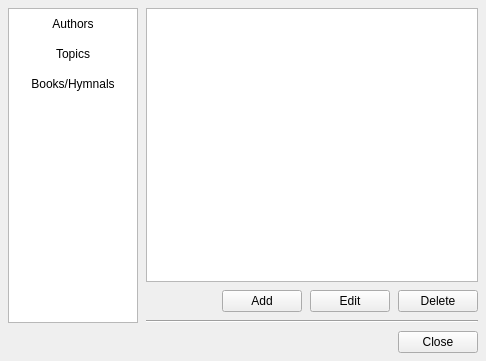
<?xml version="1.0" encoding="UTF-8"?>
<ui version="4.0">
 <class>SongMaintenanceDialog</class>
 <widget class="QDialog" name="SongMaintenanceDialog">
  <property name="windowModality">
   <enum>Qt::ApplicationModal</enum>
  </property>
  <property name="geometry">
   <rect>
    <x>0</x>
    <y>0</y>
    <width>486</width>
    <height>361</height>
   </rect>
  </property>
  <property name="windowTitle">
   <string>Song Maintenance</string>
  </property>
  <layout class="QVBoxLayout" name="DialogLayout">
   <property name="spacing">
    <number>8</number>
   </property>
   <property name="margin">
    <number>8</number>
   </property>
   <item>
    <widget class="QWidget" name="ContentWidget" native="true">
     <layout class="QHBoxLayout" name="ContentLayout">
      <property name="spacing">
       <number>8</number>
      </property>
      <property name="margin">
       <number>0</number>
      </property>
      <item>
       <widget class="QTableWidget" name="TypeTableWidget">
        <property name="sizePolicy">
         <sizepolicy hsizetype="Fixed" vsizetype="Expanding">
          <horstretch>0</horstretch>
          <verstretch>0</verstretch>
         </sizepolicy>
        </property>
        <property name="minimumSize">
         <size>
          <width>130</width>
          <height>0</height>
         </size>
        </property>
        <property name="maximumSize">
         <size>
          <width>130</width>
          <height>16777215</height>
         </size>
        </property>
        <property name="showDropIndicator" stdset="0">
         <bool>false</bool>
        </property>
        <property name="dragDropOverwriteMode">
         <bool>false</bool>
        </property>
        <property name="selectionMode">
         <enum>QAbstractItemView::SingleSelection</enum>
        </property>
        <property name="iconSize">
         <size>
          <width>32</width>
          <height>32</height>
         </size>
        </property>
        <property name="showGrid">
         <bool>false</bool>
        </property>
        <property name="cornerButtonEnabled">
         <bool>false</bool>
        </property>
        <attribute name="horizontalHeaderVisible">
         <bool>false</bool>
        </attribute>
        <attribute name="horizontalHeaderStretchLastSection">
         <bool>true</bool>
        </attribute>
        <attribute name="verticalHeaderVisible">
         <bool>false</bool>
        </attribute>
        <attribute name="verticalHeaderStretchLastSection">
         <bool>false</bool>
        </attribute>
        <row>
         <property name="text">
          <string>New Row</string>
         </property>
        </row>
        <row>
         <property name="text">
          <string>New Row</string>
         </property>
        </row>
        <row>
         <property name="text">
          <string>New Row</string>
         </property>
        </row>
        <column>
         <property name="text">
          <string>Types</string>
         </property>
        </column>
        <item row="0" column="0">
         <property name="text">
          <string>Authors</string>
         </property>
         <property name="textAlignment">
          <set>AlignHCenter|AlignVCenter|AlignCenter</set>
         </property>
         <property name="icon">
          <iconset resource="../images/openlp-2.qrc">
           <normaloff>:/songs/author_maintenance.png</normaloff>:/songs/author_maintenance.png</iconset>
         </property>
        </item>
        <item row="1" column="0">
         <property name="text">
          <string>Topics</string>
         </property>
         <property name="textAlignment">
          <set>AlignHCenter|AlignVCenter|AlignCenter</set>
         </property>
         <property name="icon">
          <iconset resource="../images/openlp-2.qrc">
           <normaloff>:/songs/topic_maintenance.png</normaloff>:/songs/topic_maintenance.png</iconset>
         </property>
        </item>
        <item row="2" column="0">
         <property name="text">
          <string>Books/Hymnals</string>
         </property>
         <property name="textAlignment">
          <set>AlignHCenter|AlignVCenter|AlignCenter</set>
         </property>
         <property name="icon">
          <iconset resource="../images/openlp-2.qrc">
           <normaloff>:/songs/book_maintenance.png</normaloff>:/songs/book_maintenance.png</iconset>
         </property>
        </item>
       </widget>
      </item>
      <item>
       <widget class="QStackedWidget" name="TypeStackedWidget">
        <property name="currentIndex">
         <number>2</number>
        </property>
        <widget class="QWidget" name="AuthorsPage">
         <layout class="QVBoxLayout" name="AuthorsLayout">
          <property name="spacing">
           <number>8</number>
          </property>
          <property name="margin">
           <number>0</number>
          </property>
          <item>
           <widget class="QListWidget" name="AuthorsListWidget"/>
          </item>
          <item>
           <widget class="QWidget" name="AuthorButtonWidget" native="true">
            <layout class="QHBoxLayout" name="AuthorButtonsLayout">
             <property name="spacing">
              <number>8</number>
             </property>
             <property name="margin">
              <number>0</number>
             </property>
             <item>
              <spacer name="AuthorButtonSpacer">
               <property name="orientation">
                <enum>Qt::Horizontal</enum>
               </property>
               <property name="sizeHint" stdset="0">
                <size>
                 <width>40</width>
                 <height>20</height>
                </size>
               </property>
              </spacer>
             </item>
             <item>
              <widget class="QPushButton" name="AuthorAddButton">
               <property name="text">
                <string>Add</string>
               </property>
               <property name="icon">
                <iconset resource="../images/openlp-2.qrc">
                 <normaloff>:/songs/author_add.png</normaloff>:/songs/author_add.png</iconset>
               </property>
              </widget>
             </item>
             <item>
              <widget class="QPushButton" name="AuthorEditButton">
               <property name="text">
                <string>Edit</string>
               </property>
               <property name="icon">
                <iconset resource="../images/openlp-2.qrc">
                 <normaloff>:/songs/author_edit.png</normaloff>:/songs/author_edit.png</iconset>
               </property>
              </widget>
             </item>
             <item>
              <widget class="QPushButton" name="AuthorDeleteButton">
               <property name="text">
                <string>Delete</string>
               </property>
               <property name="icon">
                <iconset resource="../images/openlp-2.qrc">
                 <normaloff>:/songs/author_delete.png</normaloff>:/songs/author_delete.png</iconset>
               </property>
              </widget>
             </item>
            </layout>
           </widget>
          </item>
          <item>
           <widget class="Line" name="AuthorsLine">
            <property name="orientation">
             <enum>Qt::Horizontal</enum>
            </property>
           </widget>
          </item>
         </layout>
        </widget>
        <widget class="QWidget" name="TopicsPage">
         <layout class="QVBoxLayout" name="TopicLayout">
          <property name="spacing">
           <number>8</number>
          </property>
          <property name="margin">
           <number>0</number>
          </property>
          <item>
           <widget class="QListWidget" name="TopicsListWidget"/>
          </item>
          <item>
           <widget class="QWidget" name="TopicButtonWidget" native="true">
            <layout class="QHBoxLayout" name="TopicButtonLayout">
             <property name="spacing">
              <number>8</number>
             </property>
             <property name="margin">
              <number>0</number>
             </property>
             <item>
              <spacer name="TopicButtonSpacer">
               <property name="orientation">
                <enum>Qt::Horizontal</enum>
               </property>
               <property name="sizeHint" stdset="0">
                <size>
                 <width>54</width>
                 <height>20</height>
                </size>
               </property>
              </spacer>
             </item>
             <item>
              <widget class="QPushButton" name="TopicAddButton">
               <property name="text">
                <string>Add</string>
               </property>
               <property name="icon">
                <iconset resource="../images/openlp-2.qrc">
                 <normaloff>:/songs/topic_add.png</normaloff>:/songs/topic_add.png</iconset>
               </property>
              </widget>
             </item>
             <item>
              <widget class="QPushButton" name="TopicEditButton">
               <property name="text">
                <string>Edit</string>
               </property>
               <property name="icon">
                <iconset resource="../images/openlp-2.qrc">
                 <normaloff>:/songs/topic_edit.png</normaloff>:/songs/topic_edit.png</iconset>
               </property>
              </widget>
             </item>
             <item>
              <widget class="QPushButton" name="TopicDeleteButton">
               <property name="text">
                <string>Delete</string>
               </property>
               <property name="icon">
                <iconset resource="../images/openlp-2.qrc">
                 <normaloff>:/songs/topic_delete.png</normaloff>:/songs/topic_delete.png</iconset>
               </property>
              </widget>
             </item>
            </layout>
           </widget>
          </item>
          <item>
           <widget class="Line" name="TopicsLine">
            <property name="orientation">
             <enum>Qt::Horizontal</enum>
            </property>
           </widget>
          </item>
         </layout>
        </widget>
        <widget class="QWidget" name="BooksPage">
         <layout class="QVBoxLayout" name="BookLayout">
          <property name="spacing">
           <number>8</number>
          </property>
          <property name="margin">
           <number>0</number>
          </property>
          <item>
           <widget class="QListWidget" name="BooksListWidget"/>
          </item>
          <item>
           <widget class="QWidget" name="BookButtonWidget" native="true">
            <layout class="QHBoxLayout" name="BookButtonLayout">
             <property name="spacing">
              <number>8</number>
             </property>
             <property name="margin">
              <number>0</number>
             </property>
             <item>
              <spacer name="BookButtonSpacer">
               <property name="orientation">
                <enum>Qt::Horizontal</enum>
               </property>
               <property name="sizeHint" stdset="0">
                <size>
                 <width>54</width>
                 <height>20</height>
                </size>
               </property>
              </spacer>
             </item>
             <item>
              <widget class="QPushButton" name="BookAddButton">
               <property name="text">
                <string>Add</string>
               </property>
               <property name="icon">
                <iconset resource="../images/openlp-2.qrc">
                 <normaloff>:/songs/book_add.png</normaloff>:/songs/book_add.png</iconset>
               </property>
              </widget>
             </item>
             <item>
              <widget class="QPushButton" name="BookEditButton">
               <property name="text">
                <string>Edit</string>
               </property>
               <property name="icon">
                <iconset resource="../images/openlp-2.qrc">
                 <normaloff>:/songs/book_edit.png</normaloff>:/songs/book_edit.png</iconset>
               </property>
              </widget>
             </item>
             <item>
              <widget class="QPushButton" name="BookDeleteButton">
               <property name="text">
                <string>Delete</string>
               </property>
               <property name="icon">
                <iconset resource="../images/openlp-2.qrc">
                 <normaloff>:/songs/book_delete.png</normaloff>:/songs/book_delete.png</iconset>
               </property>
              </widget>
             </item>
            </layout>
           </widget>
          </item>
          <item>
           <widget class="Line" name="BooksLine">
            <property name="orientation">
             <enum>Qt::Horizontal</enum>
            </property>
           </widget>
          </item>
         </layout>
        </widget>
       </widget>
      </item>
     </layout>
    </widget>
   </item>
   <item>
    <widget class="QDialogButtonBox" name="MaintenanceButtonBox">
     <property name="orientation">
      <enum>Qt::Horizontal</enum>
     </property>
     <property name="standardButtons">
      <set>QDialogButtonBox::Close</set>
     </property>
    </widget>
   </item>
  </layout>
 </widget>
 <resources>
  <include location="../images/openlp-2.qrc"/>
 </resources>
 <connections>
  <connection>
   <sender>MaintenanceButtonBox</sender>
   <signal>rejected()</signal>
   <receiver>SongMaintenanceDialog</receiver>
   <slot>accept()</slot>
   <hints>
    <hint type="sourcelabel">
     <x>242</x>
     <y>340</y>
    </hint>
    <hint type="destinationlabel">
     <x>242</x>
     <y>180</y>
    </hint>
   </hints>
  </connection>
  <connection>
   <sender>TypeTableWidget</sender>
   <signal>cellClicked(int,int)</signal>
   <receiver>TypeStackedWidget</receiver>
   <slot>setCurrentIndex(int)</slot>
   <hints>
    <hint type="sourcelabel">
     <x>72</x>
     <y>163</y>
    </hint>
    <hint type="destinationlabel">
     <x>311</x>
     <y>163</y>
    </hint>
   </hints>
  </connection>
 </connections>
</ui>
